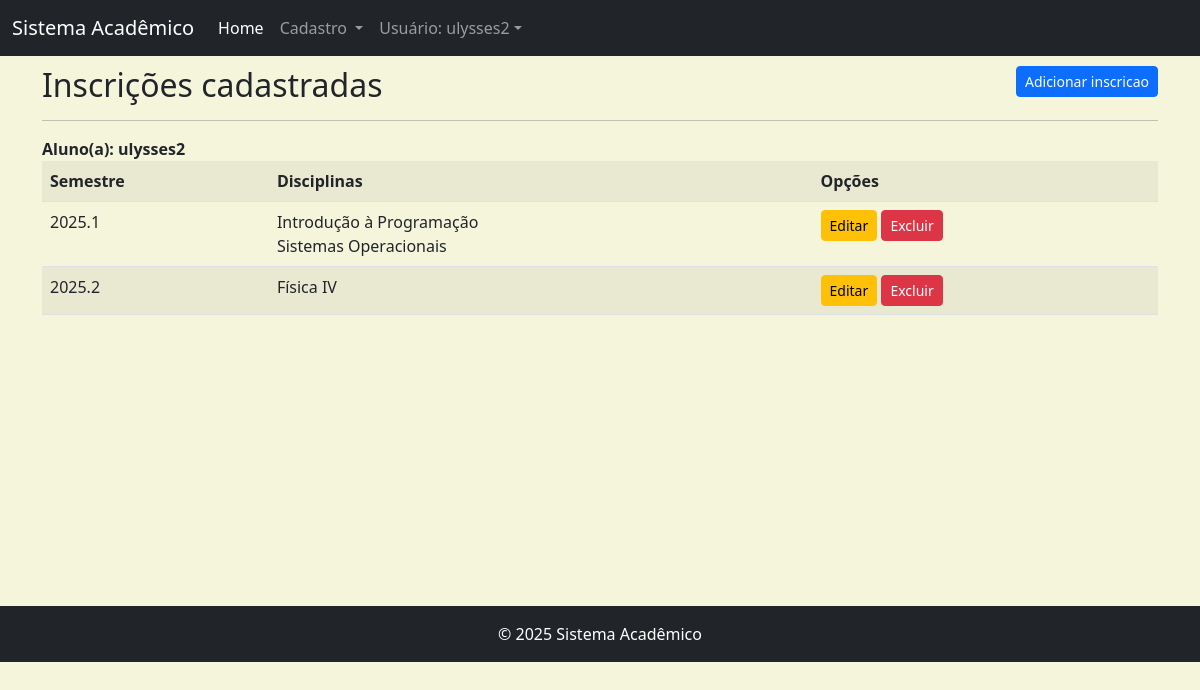
The page /listar/inscricao/ (signed in) on the database as committed earlier.
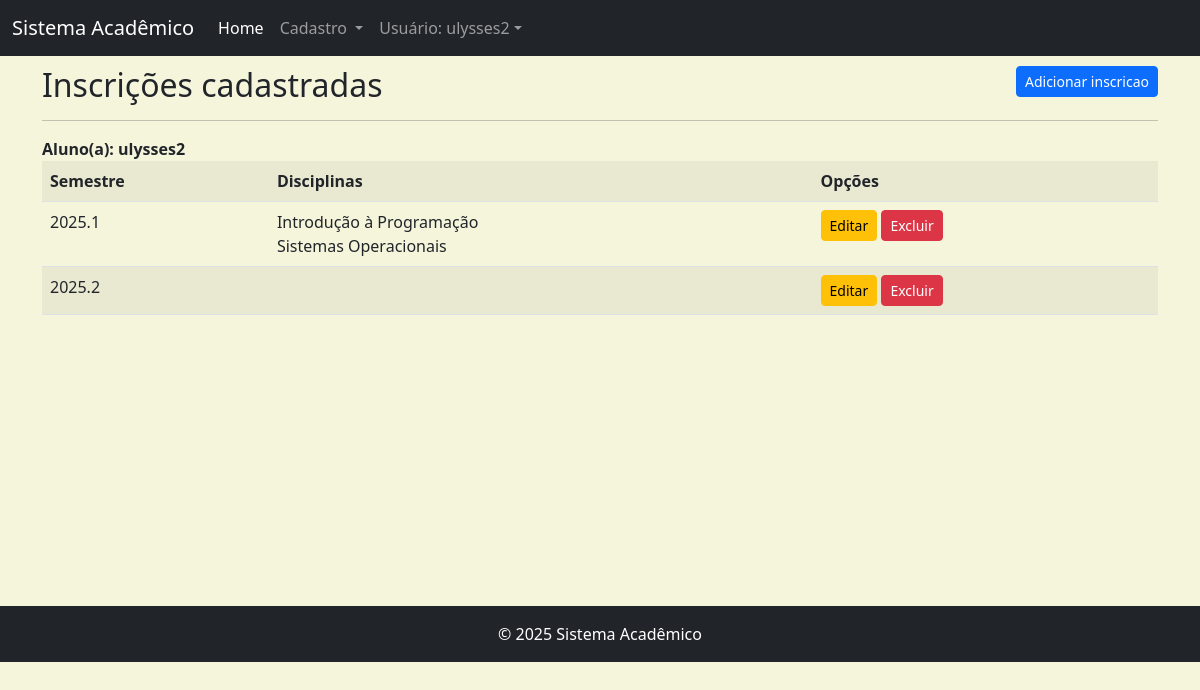
The same page on the database as committed later.
### cadastros/models.py (models this page shows, shortened)
class Inscricao(models.Model):
    semestre = models.CharField(max_length=10)
    usuario = models.ForeignKey(User, on_delete=models.PROTECT)
    disciplinas = models.ManyToManyField(Disciplina)

class Disciplina(models.Model):
    nome = models.CharField(max_length=100)
    cargaHoraria = models.IntegerField(verbose_name="Carga Horária")
    departamento = models.ForeignKey(Departamento, on_delete=models.PROTECT)

### cadastros/views.py (the view)
# urls.py: path('listar/inscricao/', InscricaoList.as_view(), name='listar-inscricao'),
class InscricaoList(LoginRequiredMixin, ListView):
    model = Inscricao
    template_name = 'cadastros/lista/inscricao.html'
    login_url = reverse_lazy('login')
    def get_queryset(self):
        self.object_list = Inscricao.objects.filter(
                            usuario = self.request.user)
        return self.object_list

### cadastros/templates/cadastros/lista/inscricao.html (shortened to what this page needs)
{% extends 'paginas/base.html' %}
{% load static %}
{% block conteudo %}
<h2>Inscrições cadastradas
    <a href="{% url 'cadastrar-inscricao' %}" class="btn btn-primary btn-sm float-end">
        Adicionar inscricao
    </a>
</h2>
<hr>
<div class="table-responsive">
    <strong>Aluno(a): {{ user }}</strong>
    <table class="table table-striped">
        <tr>
            <th>Semestre</th>
            <th>Disciplinas</th>
            <th>Opções</th>
        </tr>
        {% for object in object_list %}
        <tr>
            <td>{{ object.semestre }}</td>
            <td>
                {% for disciplina in object.disciplinas.all %}
                    {{disciplina.nome}} <br>
                {% endfor %}
            </td>
            <td>
                <a href="{% url 'editar-inscricao' object.pk %}"
                class="btn btn-warning btn-sm" title="Editar">
                    Editar
                </a>
                <a href="{% url 'excluir-inscricao' object.pk %}"
                class="btn btn-danger btn-sm" title="Excluir">Excluir</a>
            </td>
        </tr>
        {% empty %}
        <tr>
            <td colspan="3">
                Não há inscrições registradas para o usuário {{ user }}.
            </td>
        </tr>
        {% endfor %}
    </table>
</div>
{% endblock %}

Rows that differ between the two databases and show on the page:
removed Disciplina: nome "Física IV", shown under Inscricao (number 2 of 2 on the later page)
